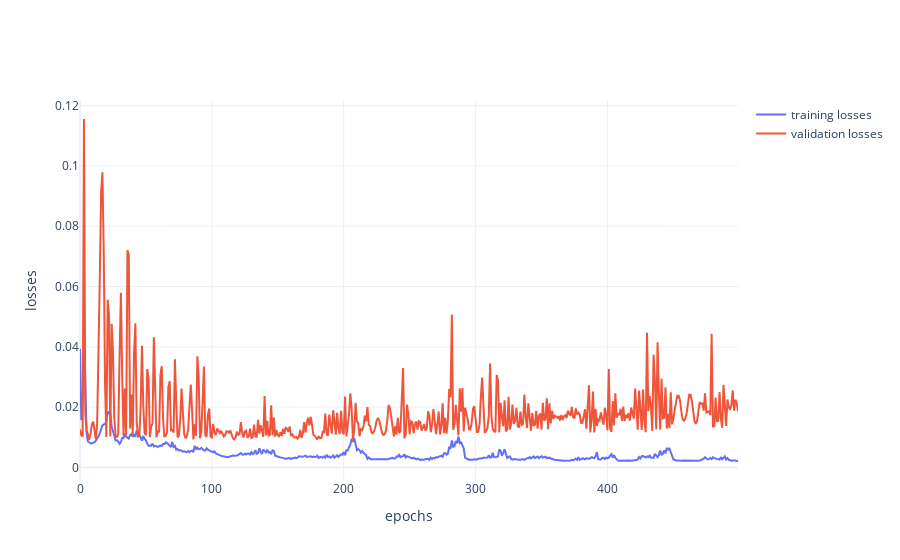

Notebook code cell kept with this figure:
### Code cell
training_losses = opt.training_losses
validation_losses = opt.val_losses

p1 = go.Figure()
p1.add_trace(go.Scatter(y = training_losses, name = "training losses"))
p1.add_trace(go.Scatter(y = validation_losses, name = "validation losses"))
p1.update_layout(xaxis_title = "epochs", yaxis_title = "losses")

### Figure 1 — Plotly figure (JSON) as saved in the notebook; plotly's stock layout.template omitted (floating-point values rounded to 4 significant figures; data arrays with more than 128 entries replaced by an {"elided": "..."} marker saying what was removed)
{"data": [{"name": "training losses", "type": "scatter", "y": {"elided": "500 float values"}}, {"name": "validation losses", "type": "scatter", "y": {"elided": "500 float values"}}], "layout": {"xaxis": {"title": {"text": "epochs"}}, "yaxis": {"title": {"text": "losses"}}}}
